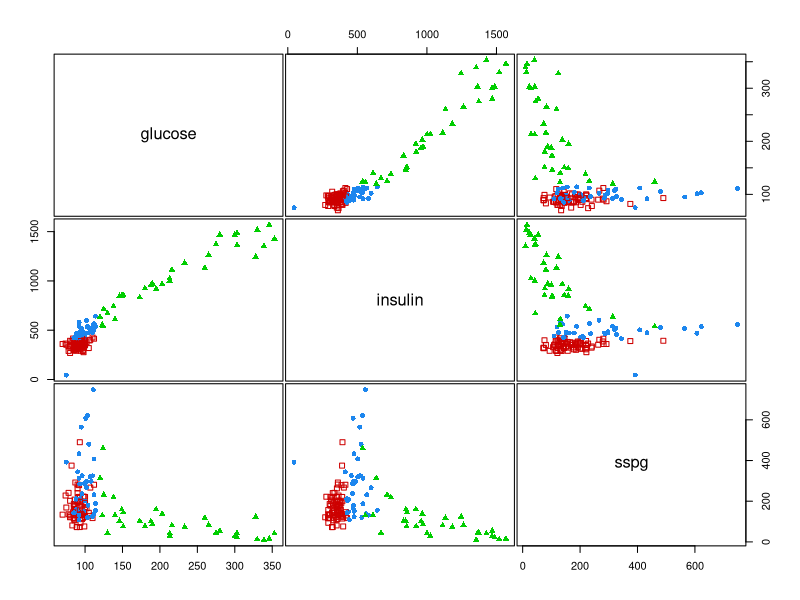
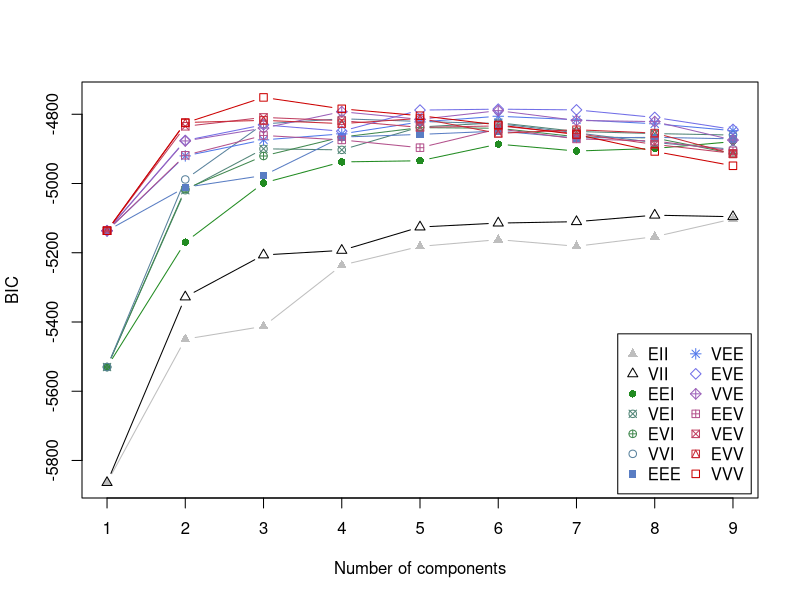
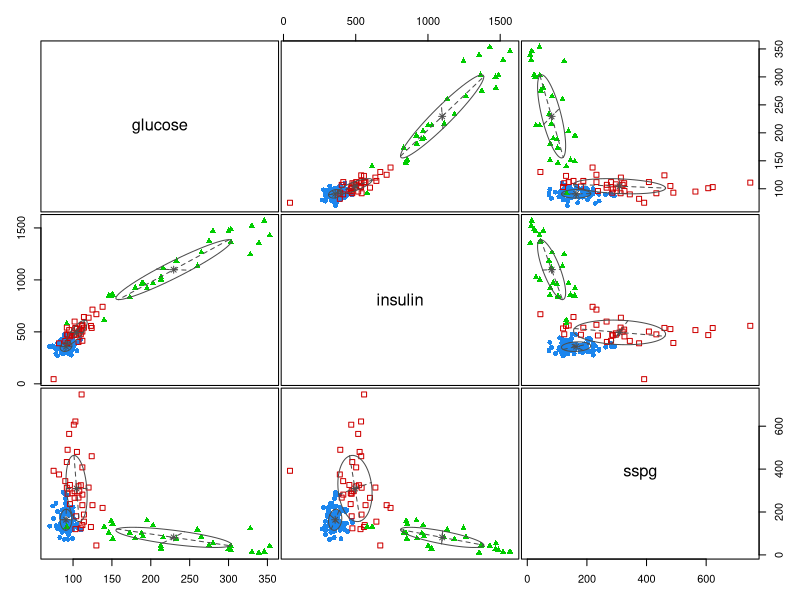
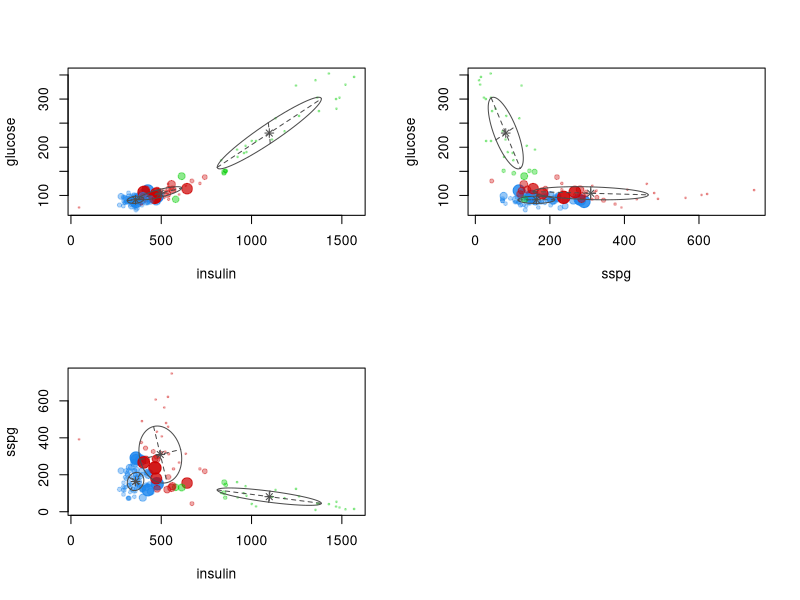
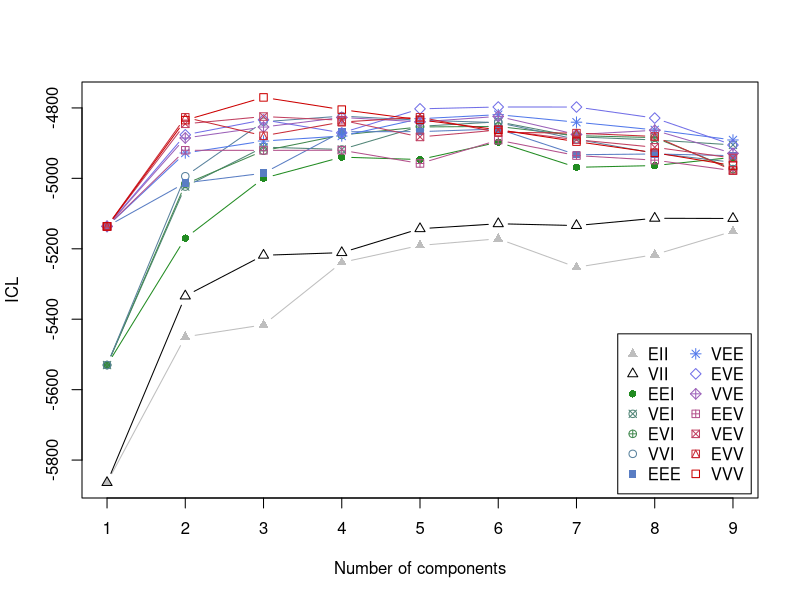
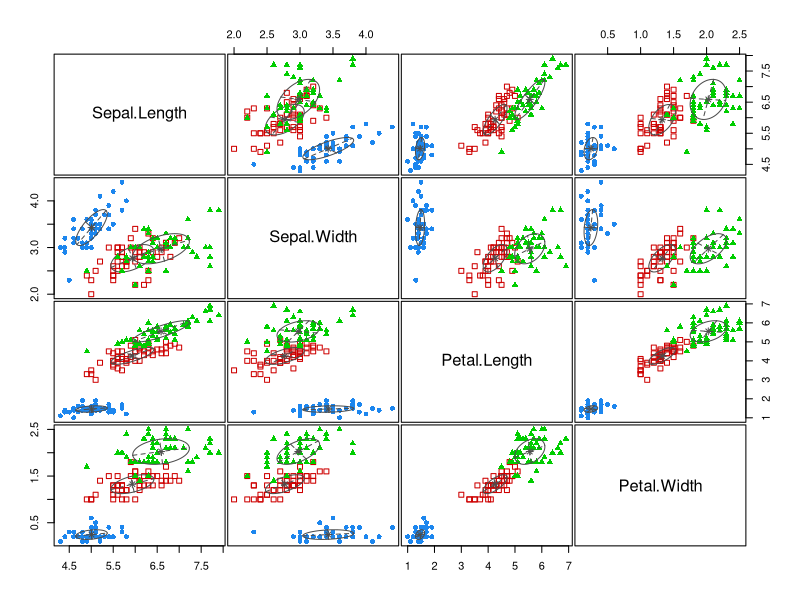
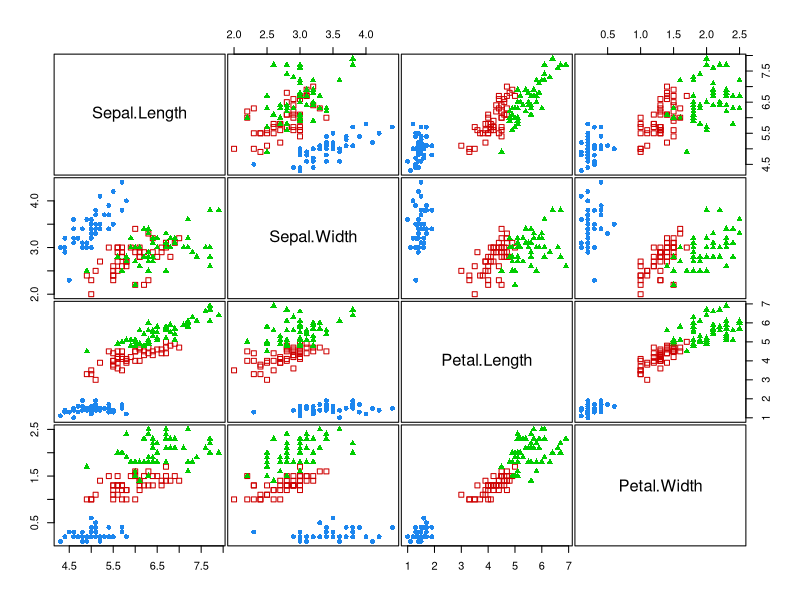
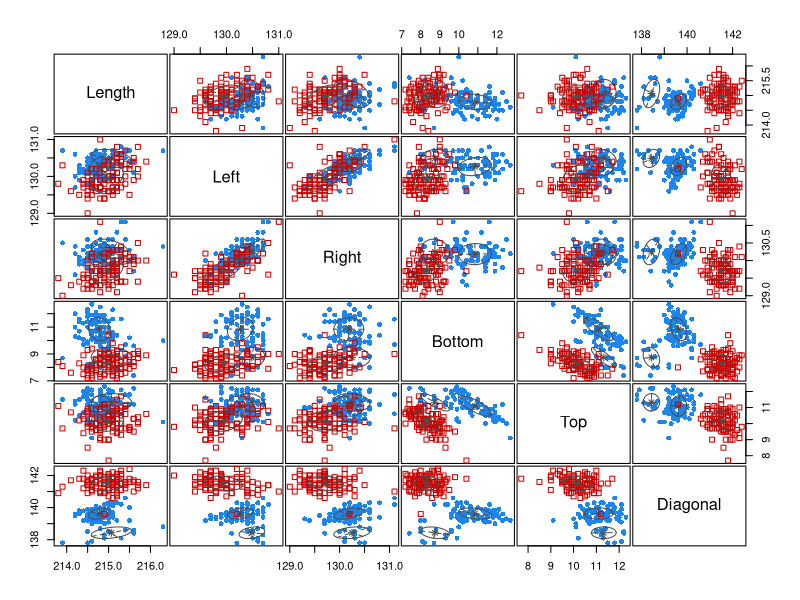

R code for these plots, in order:
## ---- chunk 1
library(knitr)
opts_chunk$set(fig.align = "center", 
               out.width = "90%",
               fig.width = 6, fig.height = 5.5,
               dev.args=list(pointsize=10),
               par = TRUE, # needed for setting hook 
               collapse = TRUE, # collapse input & ouput code in chunks
               warning = FALSE)

knit_hooks$set(par = function(before, options, envir)
  { if(before && options$fig.show != "none") 
       par(family = "sans", mar=c(4.1,4.1,1.1,1.1), mgp=c(3,1,0), tcl=-0.5)
})
## ---- chunk 2
library(mclust)
cat(mclust:::mclustStartupMessage(), sep="")
## ---- chunk 3
data(diabetes)
class <- diabetes$class
table(class)
X <- diabetes[,-1]
head(X)
clPairs(X, class)

BIC <- mclustBIC(X)
plot(BIC)
summary(BIC)

mod1 <- Mclust(X, x = BIC)
summary(mod1, parameters = TRUE)

plot(mod1, what = "classification")
table(class, mod1$classification)

par(mfrow = c(2,2))
plot(mod1, what = "uncertainty", dimens = c(2,1), main = "")
plot(mod1, what = "uncertainty", dimens = c(3,1), main = "")
plot(mod1, what = "uncertainty", dimens = c(2,3), main = "")
par(mfrow = c(1,1))

ICL = mclustICL(X)
summary(ICL)
plot(ICL)

LRT = mclustBootstrapLRT(X, modelName = "VVV")
LRT
## ---- chunk 4
data(iris)
class <- iris$Species
table(class)
X <- iris[,1:4]
head(X)
mod2 <- MclustDA(X, class, modelType = "EDDA")
summary(mod2)
plot(mod2, what = "scatterplot")
plot(mod2, what = "classification")
## ---- chunk 5
data(banknote)
class <- banknote$Status
table(class)
X <- banknote[,-1]
head(X)
mod3 <- MclustDA(X, class)
summary(mod3)
plot(mod3, what = "scatterplot")
plot(mod3, what = "classification")
## ---- chunk 6
unlist(cvMclustDA(mod2, nfold = 10)[2:3])
unlist(cvMclustDA(mod3, nfold = 10)[2:3])
## ---- chunk 7
data(acidity)
mod4 <- densityMclust(acidity)
summary(mod4)
plot(mod4, what = "BIC")
plot(mod4, what = "density", data = acidity, breaks = 15)
plot(mod4, what = "diagnostic", type = "cdf")
plot(mod4, what = "diagnostic", type = "qq")
## ---- chunk 8
data(faithful)
mod5 <- densityMclust(faithful)
summary(mod5)
plot(mod5, what = "BIC")
plot(mod5, what = "density")
plot(mod5, what = "density", type = "image", col = "dodgerblue3", grid = 100)
plot(mod5, what = "density", type = "persp")
## ---- chunk 9
boot1 <- MclustBootstrap(mod1, nboot = 999, type = "bs")
summary(boot1, what = "se")
summary(boot1, what = "ci")

par(mfrow=c(4,3))
plot(boot1, what = "pro")
plot(boot1, what = "mean")
## ---- chunk 10
boot4 <- MclustBootstrap(mod4, nboot = 999, type = "bs")
summary(boot4, what = "se")
summary(boot4, what = "ci")

par(mfrow=c(2,2))
plot(boot4, what = "pro")
plot(boot4, what = "mean")
## ---- chunk 11
mod1dr <- MclustDR(mod1)
summary(mod1dr)
plot(mod1dr, what = "pairs")
plot(mod1dr, what = "boundaries", ngrid = 200)

mod1dr <- MclustDR(mod1, lambda = 1)
summary(mod1dr)
plot(mod1dr, what = "scatterplot")
plot(mod1dr, what = "boundaries", ngrid = 200)
## ---- chunk 12
mod2dr <- MclustDR(mod2)
summary(mod2dr)
plot(mod2dr, what = "scatterplot")
plot(mod2dr, what = "boundaries", ngrid = 200)

mod3dr <- MclustDR(mod3)
summary(mod3dr)
plot(mod3dr, what = "scatterplot")
plot(mod3dr, what = "boundaries", ngrid = 200)
## ---- chunk 13
mclust.options("bicPlotColors")
mclust.options("classPlotColors")
## ---- chunk 14
cbPalette <- c("#E69F00", "#56B4E9", "#009E73", "#999999", "#F0E442", "#0072B2", "#D55E00", "#CC79A7")
bicPlotColors <- mclust.options("bicPlotColors")
bicPlotColors[1:14] <- c(cbPalette, cbPalette[1:6])
mclust.options("bicPlotColors" = bicPlotColors)
mclust.options("classPlotColors" = cbPalette)

clPairs(iris[,-5], iris$Species)
mod <- Mclust(iris[,-5])
plot(mod, what = "BIC")
plot(mod, what = "classification")
